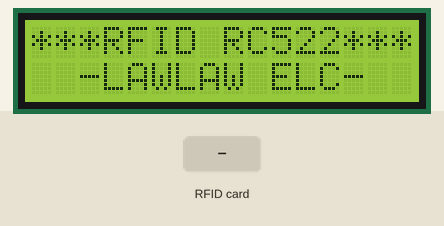
This sketch was run on a simulated Arduino Uno, built with avr-gcc and run on an emulated ATmega328P. Shown: 16×2 character LCD. The test bench sets the inputs (shaded band). What the sketch prints to the serial monitor is not drawn.

Above: at 0.2 s.
At 6.3 s:
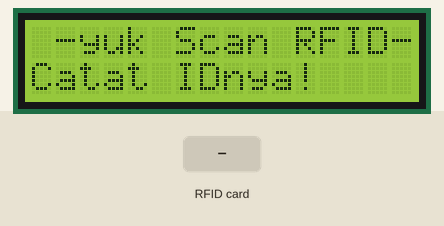
6.4 s: RFID card 5E 7A 19 C4 held to the reader
At 7.7 s:
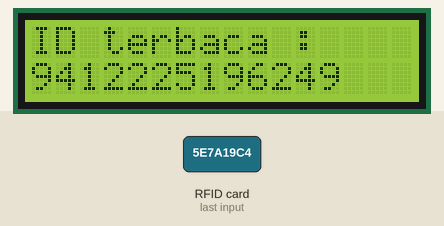
Timing chart, 0 to 9.4 s (numbered marks = the images above; inputs shaded):
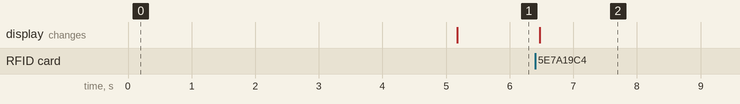

Measured:
- after the input at 6.4 s, the display: changes after 0.07 s (image 2)

The sketch:

RFID_RC522_Baca_Kode_dan_LCD.ino
```cpp
#include <SPI.h> //library serial parallel interface
#include <Wire.h> //library untuk wire i2c
#include <RFID.h> //library RFID
#include <LiquidCrystal_I2C.h> //library LCD+I2C

LiquidCrystal_I2C lcd(0x27, 16, 2); // Initialize LCD Display at address 0x27 / 0X3F

#define sda 10 //Pin Serialdata (SDA)
#define rst 9 //pin Reset

RFID rfid(sda, rst);

void setup() {
  Serial.begin(9600); //baud komunikasi serial monitor
  lcd.begin();
  lcd.setBacklight(255); //menghidupkan lampu latar LCD
  SPI.begin(); //Prosedur antarmuka SPI
  rfid.init(); //Memulai inialisasi module RFID

  lcd.setCursor (0, 0);
  lcd.print("***RFID RC522***");
  lcd.setCursor (0, 1);
  lcd.print("  -LAWLAW ELC-  ");
  delay (5000);
  lcd.clear();
}

void loop() {
  lcd.setCursor (0, 0);
  lcd.print(" -yuk Scan RFID-");
  lcd.setCursor (0, 1);
  lcd.print("Catat IDnya!");

  if (rfid.isCard()) {
    if (rfid.readCardSerial()) {
      lcd.clear();
      lcd.setCursor (0, 0);
      lcd.print("ID terbaca :    ");

      lcd.setCursor (0, 1);
      Serial.print(rfid.serNum[0]); //serial no.1
      Serial.print(" ");
      lcd.print(rfid.serNum[0]);

      Serial.print(rfid.serNum[1]); //serial no.2
      Serial.print(" ");
      lcd.print(rfid.serNum[1]);

      Serial.print(rfid.serNum[2]); //serial no.3
      Serial.print(" ");
      lcd.print(rfid.serNum[2]);

      Serial.print(rfid.serNum[3]); //serial no.4
      Serial.print(" ");
      lcd.print(rfid.serNum[3]);

      Serial.print(rfid.serNum[4]); //serial no.5
      Serial.println("");
      lcd.print(rfid.serNum[4]);

      delay(10000);
      lcd.clear();
    }
  }
}
```
